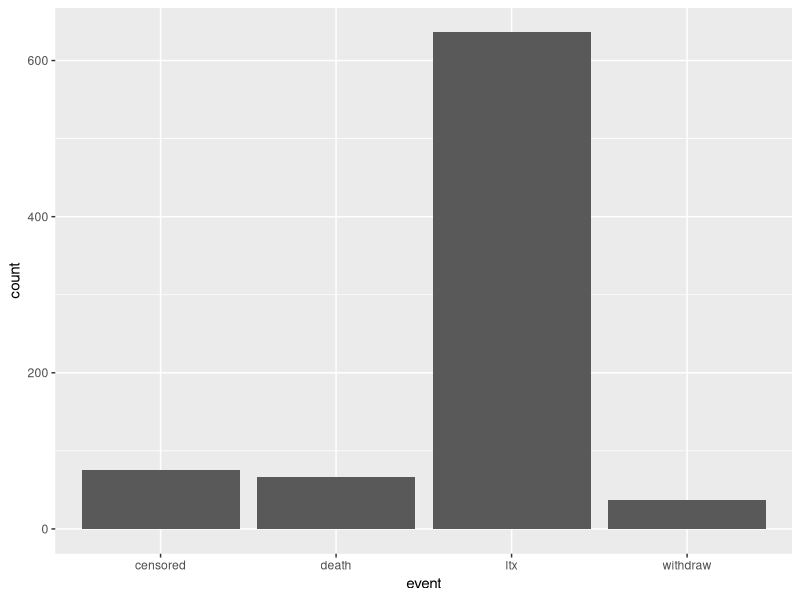
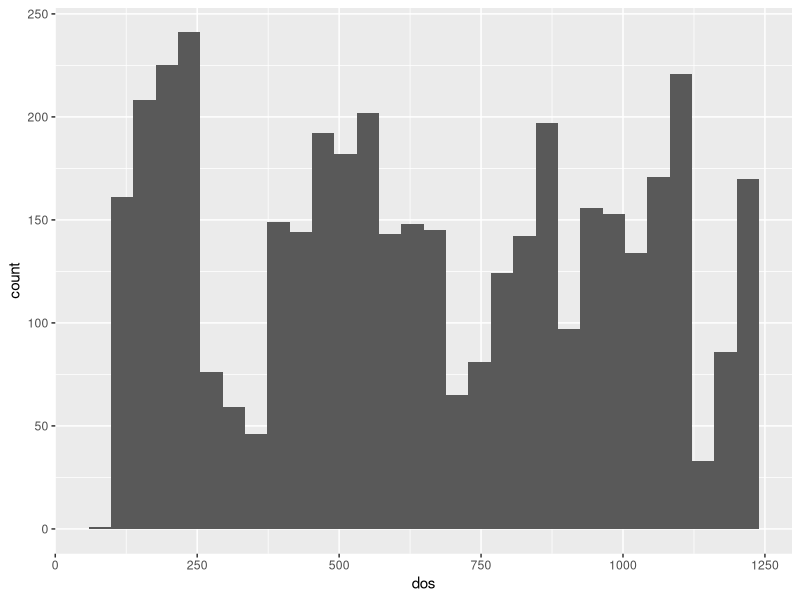
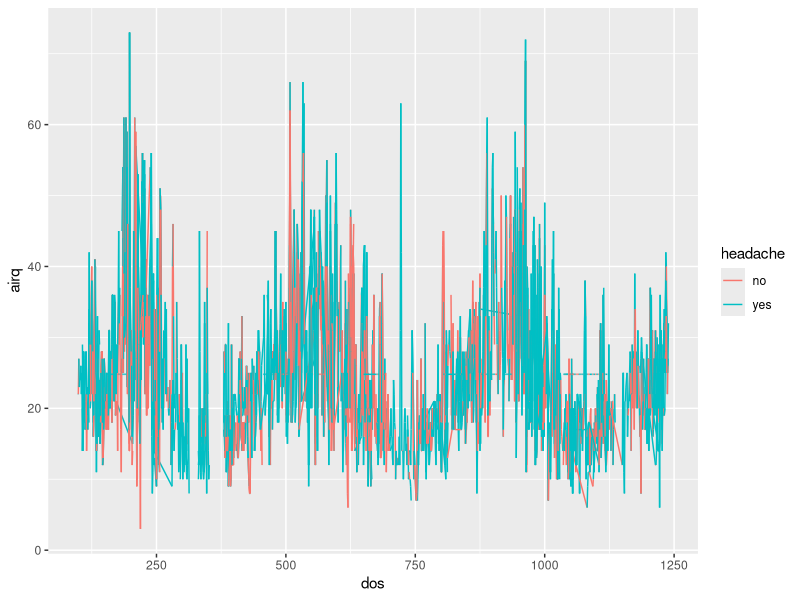
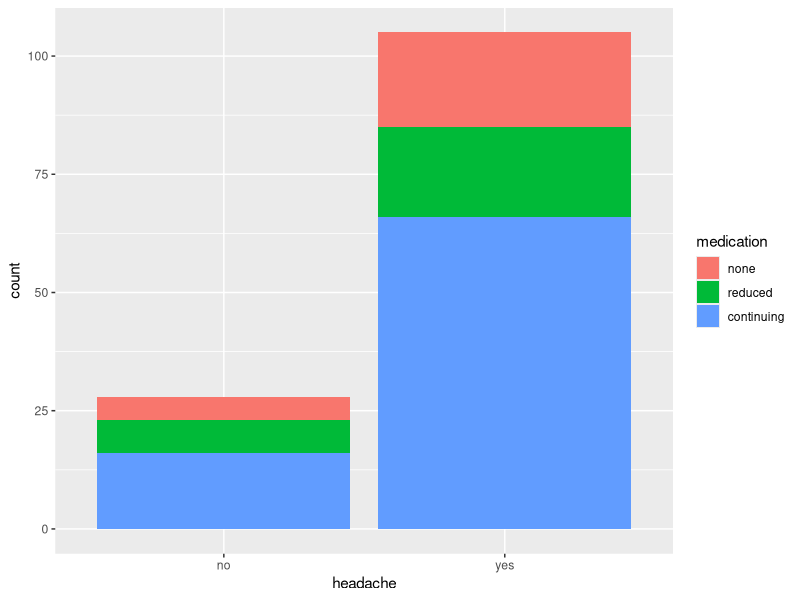
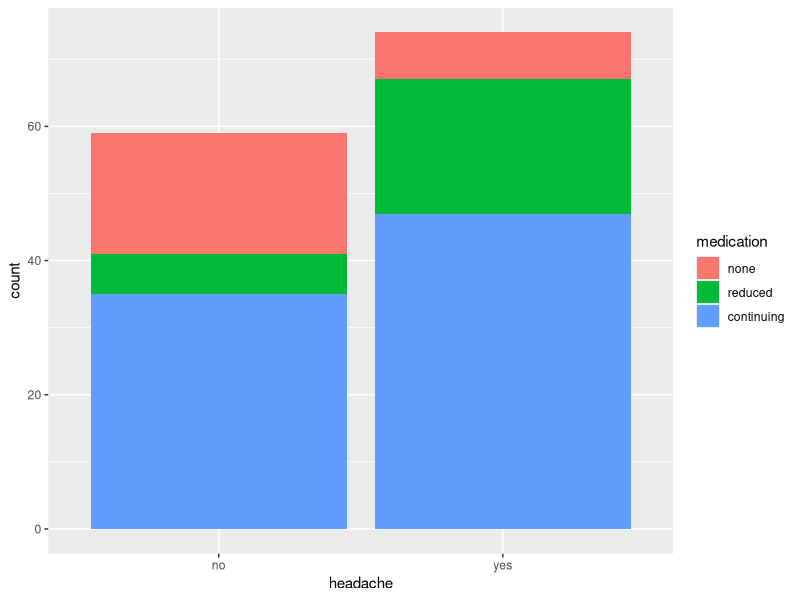
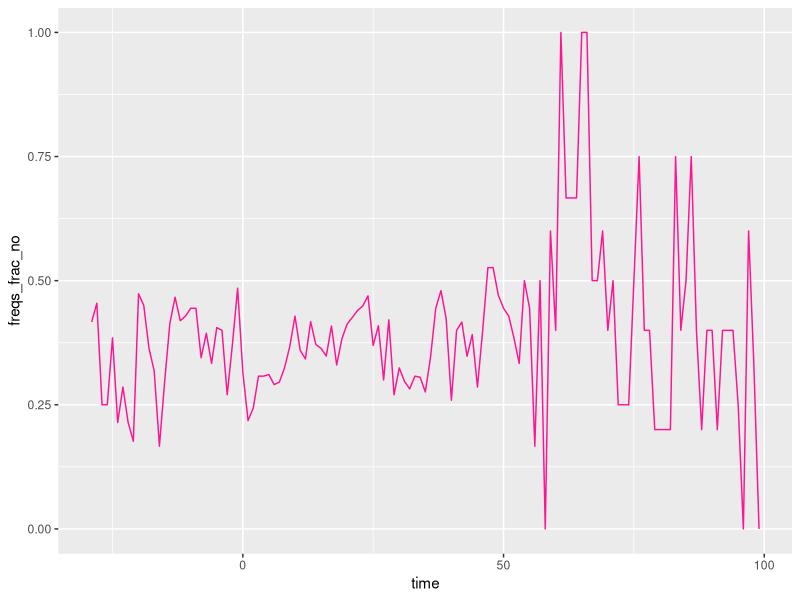

The R script that drew these images, in order:
## ---- chunk 1
library(carData)
library(ggplot2)
library(dplyr)
## ---- chunk 2
# Migraines after treatment -  time series data
data("KosteckiDillon")
head(KosteckiDillon)

# rename the data
migraine <- KosteckiDillon
## ---- chunk 3
library(survival)
data(transplant)
head(transplant)

library(AER)
data(ResumeNames)
head(ResumeNames)

nrow(ResumeNames)

## ---- chunk 4
ggplot(transplant, aes(x = event)) + geom_bar()
## ---- chunk 5
plt <- ggplot(data = migraine, aes(x = dos)) + 
  geom_histogram()
plt
## ---- chunk 6
migraine %>%
    group_by(id) %>%
    # filter(dos < 200) %>%
    ggplot(aes(x=dos, y=airq, group=id, color=headache)) + geom_line()

migraine %>% filter(id == 2)
## ---- chunk 7
# head(migraine)
migraine %>%
    group_by(id) %>%
    filter(time == min(time)) %>%
    ungroup() %>%
    ggplot(aes(x=headache, fill=medication)) + geom_bar(stat="count")
## ---- chunk 8
migraine %>%
    group_by(id) %>%
    filter(time == max(time)) %>%
    ungroup() %>%
    ggplot(aes(x=headache, fill=medication)) + geom_bar(stat="count")
## ---- chunk 9
migraine_freqs <- migraine %>%
    select(time, headache) %>%
    group_by(time) %>%
    mutate(freqs_no = sum(headache == "no"),
          freqs_yes = sum(headache == "yes"),
          time = time,
          freqs_total = freqs_no + freqs_yes,
          freqs_frac_no = freqs_no / freqs_total,
          freqs_frac_yes = freqs_yes / freqs_total) 
migraine_freqs
## ---- chunk 10
migraine_freqs

ggplot(migraine_freqs, aes(x=time, y=freqs_frac_no)) +
    geom_line(color="deeppink") 
    # geom_line(aes(y=freqs_frac_yes), color="seagreen")
